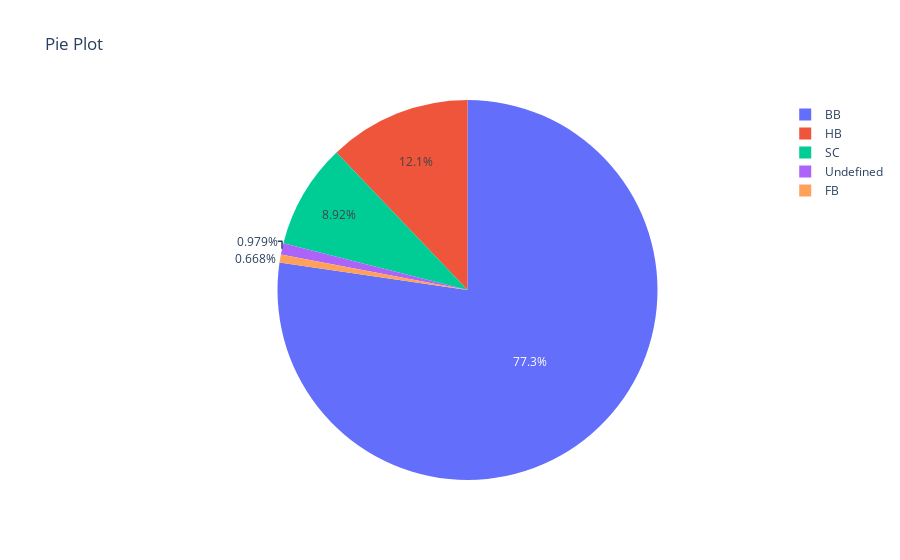

Source (notebook cell):
### Code cell
px.pie(names = meal.index, values=meal.values, title='Pie Plot')

### Figure 1 — Plotly figure (JSON) as saved in the notebook; plotly's stock layout.template omitted (floating-point values rounded to 4 significant figures)
{"data": [{"domain": {"x": [0, 1], "y": [0, 1]}, "hovertemplate": "label=%{label}<br>value=%{value}<extra></extra>", "labels": ["BB", "FB", "HB", "SC", "Undefined"], "legendgroup": "", "name": "", "showlegend": true, "type": "pie", "values": [92310, 798, 14463, 10650, 1169]}], "layout": {"legend": {"tracegroupgap": 0}, "title": {"text": "Pie Plot"}}}
